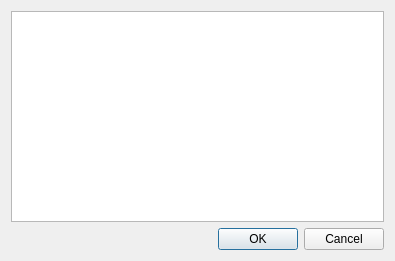
<?xml version="1.0" encoding="UTF-8"?>
<ui version="4.0">
 <class>Dialog</class>
 <widget class="QDialog" name="Dialog">
  <property name="geometry">
   <rect>
    <x>0</x>
    <y>0</y>
    <width>395</width>
    <height>261</height>
   </rect>
  </property>
  <property name="windowTitle">
   <string>单词本分组</string>
  </property>
  <layout class="QVBoxLayout" name="verticalLayout">
   <item>
    <widget class="QListWidget" name="wordGroupListWidget">
     <property name="alternatingRowColors">
      <bool>true</bool>
     </property>
    </widget>
   </item>
   <item>
    <widget class="QDialogButtonBox" name="buttonBox">
     <property name="orientation">
      <enum>Qt::Horizontal</enum>
     </property>
     <property name="standardButtons">
      <set>QDialogButtonBox::Cancel|QDialogButtonBox::Ok</set>
     </property>
    </widget>
   </item>
  </layout>
 </widget>
 <resources/>
 <connections>
  <connection>
   <sender>buttonBox</sender>
   <signal>accepted()</signal>
   <receiver>Dialog</receiver>
   <slot>accept()</slot>
   <hints>
    <hint type="sourcelabel">
     <x>248</x>
     <y>254</y>
    </hint>
    <hint type="destinationlabel">
     <x>157</x>
     <y>274</y>
    </hint>
   </hints>
  </connection>
  <connection>
   <sender>buttonBox</sender>
   <signal>rejected()</signal>
   <receiver>Dialog</receiver>
   <slot>reject()</slot>
   <hints>
    <hint type="sourcelabel">
     <x>316</x>
     <y>260</y>
    </hint>
    <hint type="destinationlabel">
     <x>286</x>
     <y>274</y>
    </hint>
   </hints>
  </connection>
 </connections>
</ui>
